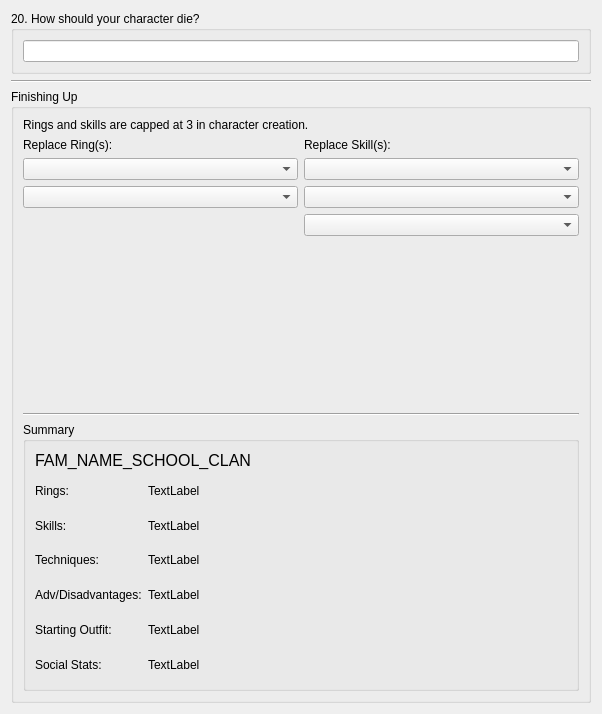
<?xml version="1.0" encoding="UTF-8"?>
<ui version="4.0">
 <class>NewCharWizardPage7</class>
 <widget class="QWizardPage" name="NewCharWizardPage7">
  <property name="geometry">
   <rect>
    <x>0</x>
    <y>0</y>
    <width>602</width>
    <height>714</height>
   </rect>
  </property>
  <property name="windowTitle">
   <string>WizardPage</string>
  </property>
  <layout class="QVBoxLayout" name="verticalLayout_5">
   <item>
    <widget class="QGroupBox" name="groupBox">
     <property name="title">
      <string>20. How should your character die?</string>
     </property>
     <layout class="QVBoxLayout" name="verticalLayout">
      <item>
       <widget class="QLineEdit" name="nc7_q20_lineEdit"/>
      </item>
     </layout>
    </widget>
   </item>
   <item>
    <widget class="Line" name="line">
     <property name="orientation">
      <enum>Qt::Horizontal</enum>
     </property>
    </widget>
   </item>
   <item>
    <widget class="QGroupBox" name="groupBox_2">
     <property name="title">
      <string>Finishing Up</string>
     </property>
     <layout class="QVBoxLayout" name="verticalLayout_4">
      <item>
       <widget class="QLabel" name="nc7_replaceinstructions_label">
        <property name="text">
         <string>Rings and skills are capped at 3 in character creation.</string>
        </property>
       </widget>
      </item>
      <item>
       <layout class="QHBoxLayout" name="horizontalLayout">
        <property name="sizeConstraint">
         <enum>QLayout::SetMinimumSize</enum>
        </property>
        <item>
         <layout class="QVBoxLayout" name="verticalLayout_2">
          <item>
           <widget class="QLabel" name="nc7_replacering_label">
            <property name="text">
             <string>Replace Ring(s):</string>
            </property>
           </widget>
          </item>
          <item>
           <widget class="QComboBox" name="nc7_repRing_1_comboBox"/>
          </item>
          <item>
           <widget class="QComboBox" name="nc7_repRing_2_comboBox"/>
          </item>
          <item>
           <spacer name="verticalSpacer_2">
            <property name="orientation">
             <enum>Qt::Vertical</enum>
            </property>
            <property name="sizeHint" stdset="0">
             <size>
              <width>20</width>
              <height>40</height>
             </size>
            </property>
           </spacer>
          </item>
         </layout>
        </item>
        <item>
         <layout class="QVBoxLayout" name="verticalLayout_3">
          <item>
           <widget class="QLabel" name="nc7_replaceskill_label">
            <property name="text">
             <string>Replace Skill(s):</string>
            </property>
           </widget>
          </item>
          <item>
           <widget class="QComboBox" name="nc7_repSkill_1_comboBox"/>
          </item>
          <item>
           <widget class="QComboBox" name="nc7_repSkill_2_comboBox"/>
          </item>
          <item>
           <widget class="QComboBox" name="nc7_repSkill_3_comboBox"/>
          </item>
          <item>
           <spacer name="verticalSpacer_3">
            <property name="orientation">
             <enum>Qt::Vertical</enum>
            </property>
            <property name="sizeHint" stdset="0">
             <size>
              <width>20</width>
              <height>40</height>
             </size>
            </property>
           </spacer>
          </item>
         </layout>
        </item>
       </layout>
      </item>
      <item>
       <widget class="Line" name="nc7_divider">
        <property name="orientation">
         <enum>Qt::Horizontal</enum>
        </property>
       </widget>
      </item>
      <item>
       <widget class="QGroupBox" name="groupBox_3">
        <property name="sizePolicy">
         <sizepolicy hsizetype="Expanding" vsizetype="Expanding">
          <horstretch>0</horstretch>
          <verstretch>0</verstretch>
         </sizepolicy>
        </property>
        <property name="title">
         <string>Summary</string>
        </property>
        <layout class="QGridLayout" name="gridLayout">
         <item row="0" column="0" colspan="2">
          <widget class="QLabel" name="nc7_famnameschoolclan_label">
           <property name="font">
            <font>
             <pointsize>12</pointsize>
            </font>
           </property>
           <property name="text">
            <string>FAM_NAME_SCHOOL_CLAN</string>
           </property>
          </widget>
         </item>
         <item row="1" column="0">
          <widget class="QLabel" name="label">
           <property name="sizePolicy">
            <sizepolicy hsizetype="Minimum" vsizetype="Preferred">
             <horstretch>0</horstretch>
             <verstretch>0</verstretch>
            </sizepolicy>
           </property>
           <property name="text">
            <string>Rings:</string>
           </property>
          </widget>
         </item>
         <item row="1" column="1">
          <widget class="QLabel" name="nc7_ringlist_label">
           <property name="sizePolicy">
            <sizepolicy hsizetype="Expanding" vsizetype="Expanding">
             <horstretch>0</horstretch>
             <verstretch>0</verstretch>
            </sizepolicy>
           </property>
           <property name="text">
            <string>TextLabel</string>
           </property>
           <property name="wordWrap">
            <bool>true</bool>
           </property>
          </widget>
         </item>
         <item row="2" column="0">
          <widget class="QLabel" name="label_2">
           <property name="sizePolicy">
            <sizepolicy hsizetype="Minimum" vsizetype="Preferred">
             <horstretch>0</horstretch>
             <verstretch>0</verstretch>
            </sizepolicy>
           </property>
           <property name="text">
            <string>Skills:</string>
           </property>
          </widget>
         </item>
         <item row="2" column="1">
          <widget class="QLabel" name="nc7_skilllist_label">
           <property name="sizePolicy">
            <sizepolicy hsizetype="Expanding" vsizetype="Expanding">
             <horstretch>0</horstretch>
             <verstretch>0</verstretch>
            </sizepolicy>
           </property>
           <property name="text">
            <string>TextLabel</string>
           </property>
           <property name="wordWrap">
            <bool>true</bool>
           </property>
          </widget>
         </item>
         <item row="3" column="0">
          <widget class="QLabel" name="label_5">
           <property name="sizePolicy">
            <sizepolicy hsizetype="Minimum" vsizetype="Preferred">
             <horstretch>0</horstretch>
             <verstretch>0</verstretch>
            </sizepolicy>
           </property>
           <property name="text">
            <string>Techniques:</string>
           </property>
          </widget>
         </item>
         <item row="3" column="1">
          <widget class="QLabel" name="nc7_techlist_label">
           <property name="sizePolicy">
            <sizepolicy hsizetype="Expanding" vsizetype="Expanding">
             <horstretch>0</horstretch>
             <verstretch>0</verstretch>
            </sizepolicy>
           </property>
           <property name="text">
            <string>TextLabel</string>
           </property>
           <property name="wordWrap">
            <bool>true</bool>
           </property>
          </widget>
         </item>
         <item row="4" column="0">
          <widget class="QLabel" name="label_3">
           <property name="sizePolicy">
            <sizepolicy hsizetype="Minimum" vsizetype="Preferred">
             <horstretch>0</horstretch>
             <verstretch>0</verstretch>
            </sizepolicy>
           </property>
           <property name="text">
            <string>Adv/Disadvantages:</string>
           </property>
          </widget>
         </item>
         <item row="4" column="1">
          <widget class="QLabel" name="nc7_advlist_label">
           <property name="sizePolicy">
            <sizepolicy hsizetype="Expanding" vsizetype="Expanding">
             <horstretch>0</horstretch>
             <verstretch>0</verstretch>
            </sizepolicy>
           </property>
           <property name="text">
            <string>TextLabel</string>
           </property>
           <property name="wordWrap">
            <bool>true</bool>
           </property>
          </widget>
         </item>
         <item row="5" column="0">
          <widget class="QLabel" name="label_4">
           <property name="sizePolicy">
            <sizepolicy hsizetype="Minimum" vsizetype="Preferred">
             <horstretch>0</horstretch>
             <verstretch>0</verstretch>
            </sizepolicy>
           </property>
           <property name="text">
            <string>Starting Outfit:</string>
           </property>
          </widget>
         </item>
         <item row="5" column="1">
          <widget class="QLabel" name="nc7_gearlist_label">
           <property name="sizePolicy">
            <sizepolicy hsizetype="Expanding" vsizetype="Expanding">
             <horstretch>0</horstretch>
             <verstretch>0</verstretch>
            </sizepolicy>
           </property>
           <property name="text">
            <string>TextLabel</string>
           </property>
           <property name="wordWrap">
            <bool>true</bool>
           </property>
          </widget>
         </item>
         <item row="6" column="0">
          <widget class="QLabel" name="label_6">
           <property name="sizePolicy">
            <sizepolicy hsizetype="Minimum" vsizetype="Preferred">
             <horstretch>0</horstretch>
             <verstretch>0</verstretch>
            </sizepolicy>
           </property>
           <property name="text">
            <string>Social Stats:</string>
           </property>
          </widget>
         </item>
         <item row="6" column="1">
          <widget class="QLabel" name="nc7_sociallist_label">
           <property name="sizePolicy">
            <sizepolicy hsizetype="Expanding" vsizetype="Expanding">
             <horstretch>0</horstretch>
             <verstretch>0</verstretch>
            </sizepolicy>
           </property>
           <property name="text">
            <string>TextLabel</string>
           </property>
           <property name="wordWrap">
            <bool>true</bool>
           </property>
          </widget>
         </item>
        </layout>
       </widget>
      </item>
     </layout>
    </widget>
   </item>
  </layout>
 </widget>
 <resources/>
 <connections/>
</ui>
